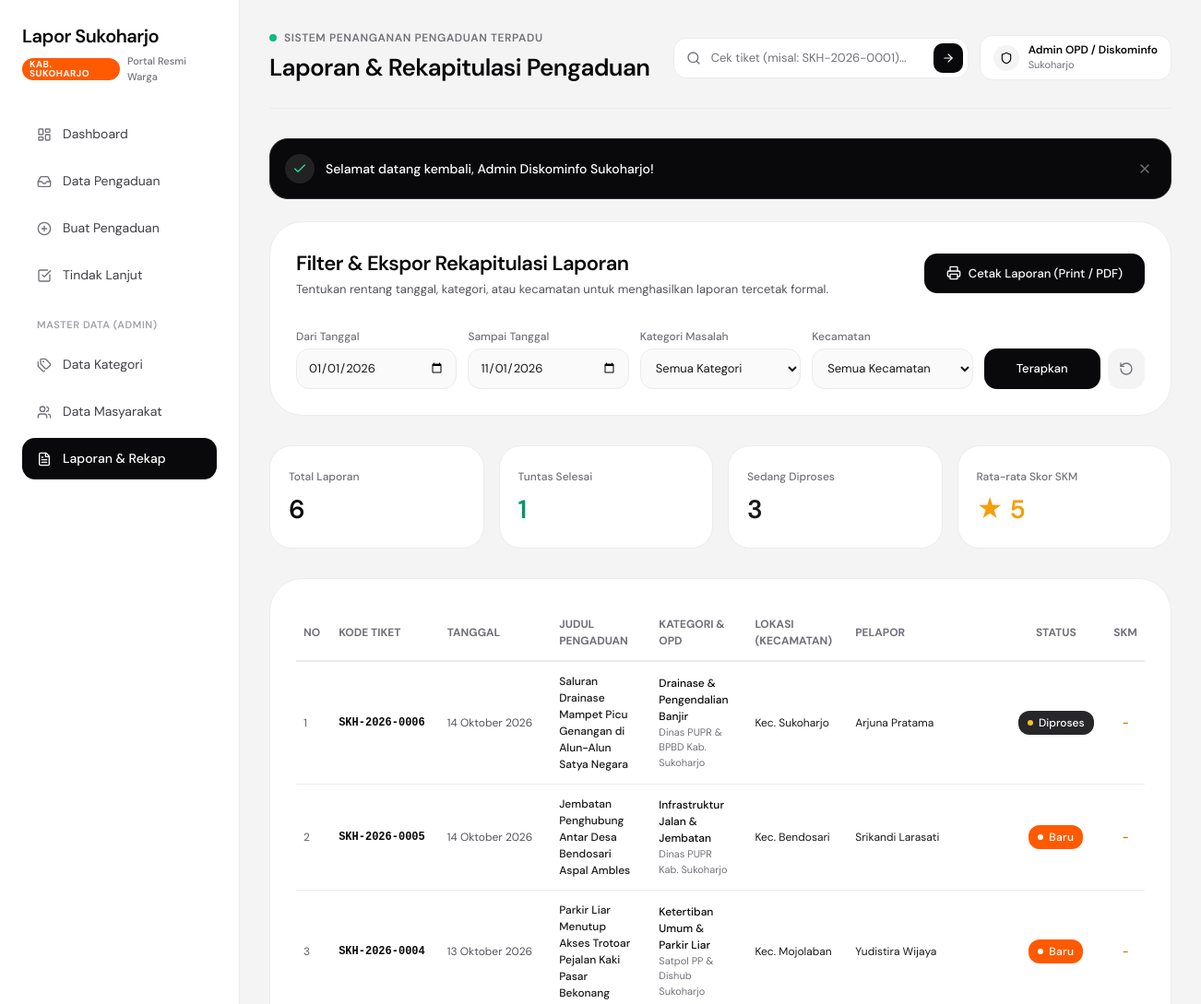
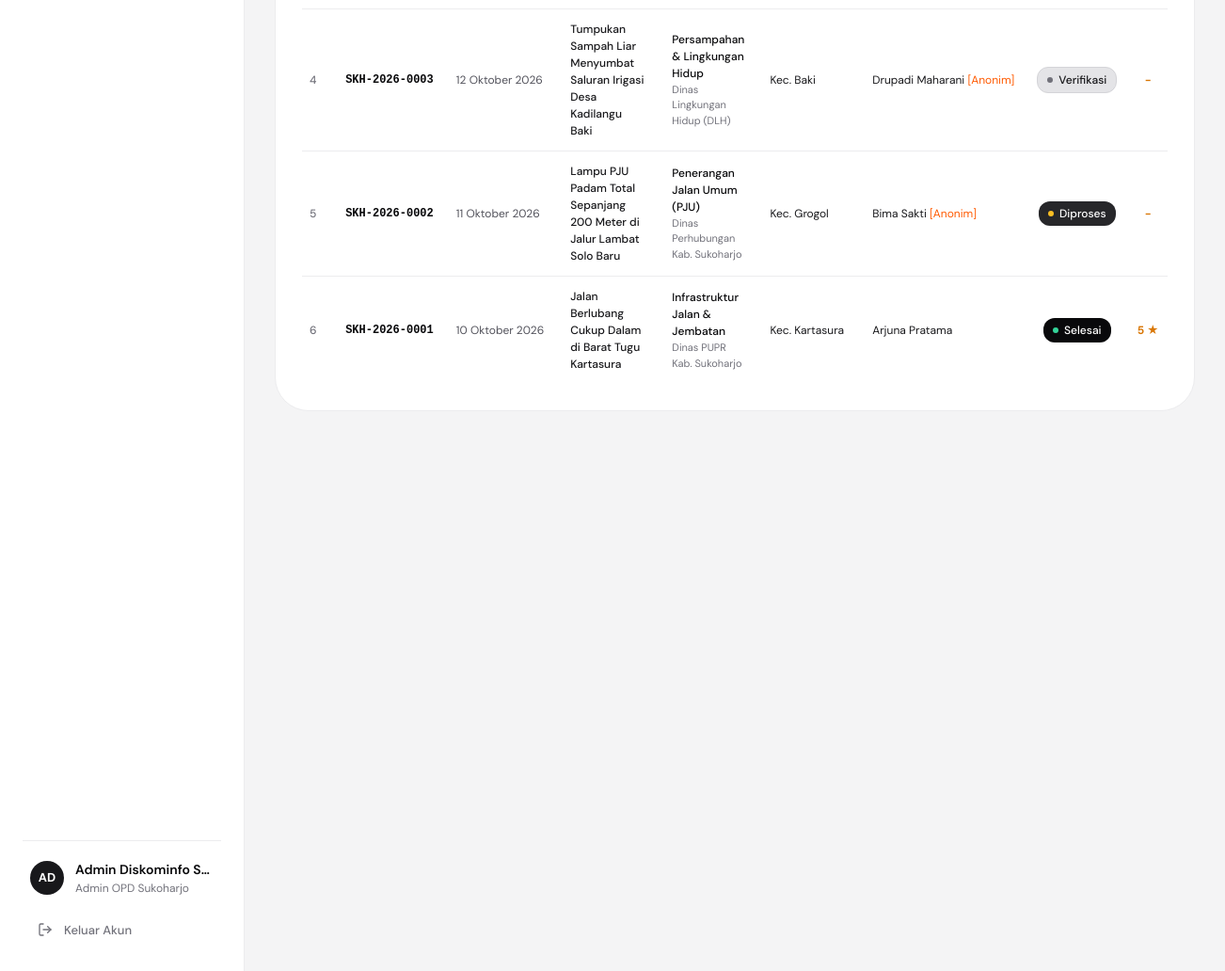
Screenshot of /laporan.php (signed in) with the database file from the repository (2 pictures, top to bottom).
### tables this page shows
CREATE TABLE `pengaduan` (
    `id_pengaduan` INT AUTO_INCREMENT PRIMARY KEY,
    `kode_tracking` VARCHAR(20) NOT NULL UNIQUE,
    `id_user` INT NOT NULL,
    `id_kategori` INT NOT NULL,
    `judul_laporan` VARCHAR(200) NOT NULL,
    `isi_laporan` TEXT NOT NULL,
    `kecamatan_lokasi` VARCHAR(100) NOT NULL,
    `alamat_detail` VARCHAR(255) NOT NULL,
    `latitude` DECIMAL(10, 7) NOT NULL DEFAULT -7.6828000,
    `longitude` DECIMAL(10, 7) NOT NULL DEFAULT 110.8407000,
    `foto_bukti_awal` VARCHAR(255) NOT NULL,
    `is_anonim` TINYINT(1) NOT NULL DEFAULT 0,
    `status` ENUM('Baru', 'Verifikasi', 'Diproses', 'Selesai', 'Ditolak') NOT NULL DEFAULT 'Baru',
    `jumlah_dukungan` INT NOT NULL DEFAULT 1,
    `rating_kepuasan` INT NULL DEFAULT NULL,
    `ulasan_warga` TEXT NULL DEFAULT NULL,
    `tanggal_lapor` DATETIME NOT NULL DEFAULT CURRENT_TIMESTAMP,
    CONSTRAINT `fk_pengaduan_user` FOREIGN KEY (`id_user`) REFERENCES `users` (`id_user`) ON DELETE CASCADE ON UPDATE CASCADE,
    CONSTRAINT `fk_pengaduan_kategori` FOREIGN KEY (`id_kategori`) REFERENCES `kategori` (`id_kategori`) ON DELETE RESTRICT ON UPDATE CASCADE
);

CREATE TABLE `kategori` (
    `id_kategori` INT AUTO_INCREMENT PRIMARY KEY,
    `nama_kategori` VARCHAR(100) NOT NULL,
    `instansi_tujuan` VARCHAR(100) NOT NULL,
    `target_sla_hari` INT NOT NULL DEFAULT 3,
    `deskripsi` TEXT NULL
);

CREATE TABLE `users` (
    `id_user` INT AUTO_INCREMENT PRIMARY KEY,
    `nik` VARCHAR(16) NOT NULL UNIQUE,
    `nama_lengkap` VARCHAR(100) NOT NULL,
    `username` VARCHAR(50) NOT NULL UNIQUE,
    `email` VARCHAR(100) NOT NULL,
    `telepon` VARCHAR(20) NOT NULL,
    `kecamatan` VARCHAR(100) NOT NULL DEFAULT 'Sukoharjo',
    `password` VARCHAR(255) NOT NULL,
    `role` ENUM('admin', 'warga') NOT NULL DEFAULT 'warga',
    `created_at` DATETIME NOT NULL DEFAULT CURRENT_TIMESTAMP
);

### laporan.php (the view, shortened to what this page needs)
<?php
require_once __DIR__ . '/config/koneksi.php';
require_once __DIR__ . '/config/auth.php';
$tgl_mulai   = trim($_GET['tgl_mulai'] ?? date('Y-01-01'));
$tgl_selesai = trim($_GET['tgl_selesai'] ?? date('Y-m-d'));
$where = ["DATE(p.tanggal_lapor) BETWEEN ? AND ?"];
$params = [$tgl_mulai, $tgl_selesai];
$types = "ss";
$where_sql = implode(" AND ", $where);
$sql = "SELECT p.*, k.nama_kategori, k.instansi_tujuan, u.nama_lengkap, u.nik
        FROM pengaduan p
        JOIN kategori k ON p.id_kategori = k.id_kategori
        JOIN users u ON p.id_user = u.id_user
        WHERE {$where_sql}
        ORDER BY p.tanggal_lapor DESC";
$stmt = mysqli_prepare($koneksi, $sql);
mysqli_stmt_bind_param($stmt, $types, ...$params);
mysqli_stmt_execute($stmt);
$result = mysqli_stmt_get_result($stmt);
$total_rekap   = 0;
$selesai_rekap = 0;
$proses_rekap  = 0;
$baru_rekap    = 0;
$ratings_sum   = 0;
$ratings_count = 0;
$data_rows = [];
while ($row = mysqli_fetch_assoc($result)) {
    $data_rows[] = $row;
    $total_rekap++;
    if ($row['status'] === 'Selesai') $selesai_rekap++;
    elseif (in_array($row['status'], ['Verifikasi', 'Diproses'])) $proses_rekap++;
    elseif ($row['status'] === 'Baru') $baru_rekap++;
    if (!empty($row['rating_kepuasan'])) {
        $ratings_sum += (int)$row['rating_kepuasan'];
        $ratings_count++;
    }
}
$avg_rating_filtered = $ratings_count > 0 ? round($ratings_sum / $ratings_count, 1) : '-';
require_once __DIR__ . '/includes/head.php';
?>
<div class="flex min-h-screen">
    <?php require_once __DIR__ . '/includes/sidebar.php'; ?>
    <main class="ml-[260px] flex-1 p-8 max-w-[1200px] w-full main-content">
        <?php require_once __DIR__ . '/includes/topbar.php'; ?>
        <?= render_flash_alerts(); ?>
        <div class="no-print bg-white rounded-[36px] border border-[#ececee] p-[28px] mb-8">
            <div class="flex flex-col sm:flex-row sm:items-center justify-between gap-4 mb-6">
                <div>
                    <h2 class="text-[22px] font-semibold text-[#09090b] tracking-tight">
                        Filter & Ekspor Rekapitulasi Laporan
                    </h2>
                    <p class="text-[13px] text-[#52525b] mt-0.5">
                        Tentukan rentang tanggal, kategori, atau kecamatan untuk menghasilkan laporan tercetak formal.
                    </p>
                </div>
                <button type="button"
                        onclick="window.print()"
                        class="bg-[#09090b] hover:bg-[#18181b] text-white px-6 py-3 rounded-[14px] text-[13px] font-medium flex items-center gap-2 transition cursor-pointer select-none shrink-0 shadow-none">
                    <i data-lucide="printer" class="w-4 h-4"></i>
                    <span>Cetak Laporan (Print / PDF)</span>
                </button>
            </div>
            <form action="laporan.php" method="GET" class="grid grid-cols-1 sm:grid-cols-2 lg:grid-cols-5 gap-3 pt-2">
                <div>
                    <label class="block text-[12px] font-medium text-[#71717a] mb-1">Dari Tanggal</label>
                    <input type="date" name="tgl_mulai" value="<?= htmlspecialchars($tgl_mulai); ?>" class="w-full h-11 px-3 bg-[#fafafa] border border-[#ececee] rounded-[14px] text-[13px] outline-none">
                </div>
                <div>
                    <label class="block text-[12px] font-medium text-[#71717a] mb-1">Sampai Tanggal</label>
                    <input type="date" name="tgl_selesai" value="<?= htmlspecialchars($tgl_selesai); ?>" class="w-full h-11 px-3 bg-[#fafafa] border border-[#ececee] rounded-[14px] text-[13px] outline-none">
                </div>
                <div>
                    <label class="block text-[12px] font-medium text-[#71717a] mb-1">Kategori Masalah</label>
                    <select name="kategori" class="w-full h-11 px-3 bg-[#fafafa] border border-[#ececee] rounded-[14px] text-[13px] outline-none cursor-pointer">
                        <option value="0">Semua Kategori</option>
                    </select>
                </div>
                <div>
                    <label class="block text-[12px] font-medium text-[#71717a] mb-1">Kecamatan</label>
                    <select name="kecamatan" class="w-full h-11 px-3 bg-[#fafafa] border border-[#ececee] rounded-[14px] text-[13px] outline-none cursor-pointer">
                        <option value="">Semua Kecamatan</option>
                    </select>
                </div>
                <div class="flex items-end gap-2">
                    <button type="submit" class="flex-1 h-11 bg-[#09090b] text-white rounded-[14px] text-[13px] font-medium hover:bg-[#18181b] transition">
                        Terapkan
                    </button>
                    <a href="laporan.php" class="h-11 px-3 bg-[#f4f4f5] text-[#71717a] hover:text-[#09090b] rounded-[14px] flex items-center justify-center transition" title="Reset Filter">
                        <i data-lucide="rotate-ccw" class="w-4 h-4"></i>
                    </a>
                </div>
            </form>
        </div>
        <div class="grid grid-cols-2 lg:grid-cols-4 gap-4 mb-8">
            <div class="bg-white rounded-[24px] border border-[#ececee] p-5">
                <span class="text-[12px] text-[#71717a] font-medium">Total Laporan</span>
                <div class="text-[28px] font-semibold text-[#09090b] mt-1"><?= $total_rekap; ?></div>
            </div>
            <div class="bg-white rounded-[24px] border border-[#ececee] p-5">
                <span class="text-[12px] text-[#71717a] font-medium">Tuntas Selesai</span>
                <div class="text-[28px] font-semibold text-emerald-600 mt-1"><?= $selesai_rekap; ?></div>
            </div>
            <div class="bg-white rounded-[24px] border border-[#ececee] p-5">
                <span class="text-[12px] text-[#71717a] font-medium">Sedang Diproses</span>
                <div class="text-[28px] font-semibold text-[#18181b] mt-1"><?= $proses_rekap; ?></div>
            </div>
            <div class="bg-white rounded-[24px] border border-[#ececee] p-5">
                <span class="text-[12px] text-[#71717a] font-medium">Rata-rata Skor SKM</span>
                <div class="text-[28px] font-semibold text-amber-500 mt-1">★ <?= $avg_rating_filtered; ?></div>
            </div>
        </div>
        <div class="bg-white rounded-[36px] border border-[#ececee] p-[28px] overflow-hidden card-awesomic">
            <div class="overflow-x-auto">
                <table class="w-full text-left border-collapse text-[12px]">
                    <thead>
                        <tr class="border-b-2 border-[#ececee] uppercase font-bold text-[#71717a]">
                            <th class="py-3 px-2">No</th>
                            <th class="py-3 px-3">Kode Tiket</th>
                            <th class="py-3 px-3">Tanggal</th>
                            <th class="py-3 px-4">Judul Pengaduan</th>
                            <th class="py-3 px-3">Kategori & OPD</th>
                            <th class="py-3 px-3">Lokasi (Kecamatan)</th>
                            <th class="py-3 px-3">Pelapor</th>
                            <th class="py-3 px-3 text-center">Status</th>
                            <th class="py-3 px-2 text-center">SKM</th>
                        </tr>
                    </thead>
                    <tbody class="divide-y divide-[#ececee]">
                        <?php if (count($data_rows) > 0): ?>
                            <?php $no = 1; foreach ($data_rows as $row): ?>
                                <tr class="hover:bg-[#fafafa] transition">
                                    <td class="py-3 px-2 text-[#71717a] font-medium"><?= $no++; ?></td>
                                    <td class="py-3 px-3 font-mono font-bold text-[#09090b] whitespace-nowrap">
                                        <?= htmlspecialchars($row['kode_tracking']); ?>
                                    </td>
                                    <td class="py-3 px-3 text-[#52525b] whitespace-nowrap">
                                        <?= format_tanggal_pendek($row['tanggal_lapor']); ?>
                                    </td>
                                    <td class="py-3 px-4 max-w-xs font-medium text-[#18181b]">
                                        <?= htmlspecialchars($row['judul_laporan']); ?>
                                    </td>
                                    <td class="py-3 px-3">
                                        <div class="font-medium text-[#09090b]"><?= htmlspecialchars($row['nama_kategori']); ?></div>
                                        <div class="text-[11px] text-[#71717a]"><?= htmlspecialchars($row['instansi_tujuan']); ?></div>
                                    </td>
                                    <td class="py-3 px-3 whitespace-nowrap">
                                        Kec. <?= htmlspecialchars($row['kecamatan_lokasi']); ?>
                                    </td>
                                    <td class="py-3 px-3 whitespace-nowrap">
                                        <?php if ($row['is_anonim'] == 1): ?>
                                            <?= $isAdmin ? htmlspecialchars($row['nama_lengkap']) . ' <span class="text-[#ff5a00]">[Anonim]</span>' : '<span class="italic text-[#71717a]">Anonim</span>'; ?>
                                        <?php else: ?>
                                            <?= htmlspecialchars($row['nama_lengkap']); ?>
                                        <?php endif; ?>
                                    </td>
                                    <td class="py-3 px-3 text-center whitespace-nowrap">
                                        <?= render_status_badge($row['status']); ?>
                                    </td>
                                    <td class="py-3 px-2 text-center whitespace-nowrap font-bold text-amber-600">
                                        <?= !empty($row['rating_kepuasan']) ? $row['rating_kepuasan'] . ' ★' : '-'; ?>
                                    </td>
                                </tr>
                            <?php endforeach; ?>
                        <?php endif; ?>
                    </tbody>
                </table>
            </div>
        </div>
    </main>
</div>
<?php require_once __DIR__ . '/includes/footer.php'; ?>

### config/koneksi.php (shortened to what this page needs)
<?php
function format_tanggal_pendek($datetime) {
    $timestamp = strtotime($datetime);
    $bulan = [
        1 => 'Januari', 2 => 'Februari', 3 => 'Maret', 4 => 'April', 5 => 'Mei', 6 => 'Juni',
        7 => 'Juli', 8 => 'Agustus', 9 => 'September', 10 => 'Oktober', 11 => 'November', 12 => 'Desember'
    ];
    $tgl = date('d', $timestamp);
    $bln = $bulan[(int)date('m', $timestamp)];
    $thn = date('Y', $timestamp);
    return "{$tgl} {$bln} {$thn}";
}
function render_status_badge($status) {
    switch ($status) {
        case 'Baru':
            return '<span class="inline-flex items-center gap-1.5 bg-[#ff5a00] text-white rounded-[12px] px-2.5 py-1 text-[12px] font-medium tracking-wide">
                        <span class="w-1.5 h-1.5 rounded-full bg-white animate-pulse"></span> Baru
                    </span>';
        case 'Verifikasi':
            return '<span class="inline-flex items-center gap-1.5 bg-[#e4e4e7] text-[#18181b] border border-[#d4d4d8] rounded-[12px] px-2.5 py-1 text-[12px] font-medium">
                        <span class="w-1.5 h-1.5 rounded-full bg-[#71717a]"></span> Verifikasi
                    </span>';
        case 'Diproses':
            return '<span class="inline-flex items-center gap-1.5 bg-[#27272a] text-white rounded-[12px] px-2.5 py-1 text-[12px] font-medium">
                        <span class="w-1.5 h-1.5 rounded-full bg-amber-400"></span> Diproses
                    </span>';
        case 'Selesai':
            return '<span class="inline-flex items-center gap-1.5 bg-[#09090b] text-white rounded-[12px] px-2.5 py-1 text-[12px] font-medium">
                        <span class="w-1.5 h-1.5 rounded-full bg-emerald-400"></span> Selesai
                    </span>';
    }
}

### includes/head.php (style rules this page uses)
body { font-family: 'DM Sans', -apple-system, BlinkMacSystemFont, "Segoe UI", Roboto, sans-serif; -webkit-font-smoothing: antialiased; -moz-osx-font-smoothing: grayscale; }
.shadow-none, .card-awesomic { box-shadow: none !important; }

### rows the page displays
pengaduan: kode_tracking "SKH-2026-0006", tanggal_lapor "14 Oktober 2026", judul_laporan "Saluran Drainase Mampet Picu Genangan di Alun-Alun Satya Negara", id_kategori.nama_kategori "Drainase & Pengendalian Banjir", id_kategori.instansi_tujuan "Dinas PUPR & BPBD Kab. Sukoharjo", kecamatan_lokasi "Sukoharjo", id_user.nama_lengkap "Arjuna Pratama", status "Diproses" (drawn)
pengaduan: kode_tracking "SKH-2026-0005", tanggal_lapor "14 Oktober 2026", judul_laporan "Jembatan Penghubung Antar Desa Bendosari Aspal Ambles", id_kategori.nama_kategori "Infrastruktur Jalan & Jembatan", id_kategori.instansi_tujuan "Dinas PUPR Kab. Sukoharjo", kecamatan_lokasi "Bendosari", id_user.nama_lengkap "Srikandi Larasati", status "Baru" (drawn)
pengaduan: kode_tracking "SKH-2026-0004", tanggal_lapor "13 Oktober 2026", judul_laporan "Parkir Liar Menutup Akses Trotoar Pejalan Kaki Pasar Bekonang", id_kategori.nama_kategori "Ketertiban Umum & Parkir Liar", id_kategori.instansi_tujuan "Satpol PP & Dishub Sukoharjo", kecamatan_lokasi "Mojolaban", id_user.nama_lengkap "Yudistira Wijaya", status "Baru" (drawn)
pengaduan: kode_tracking "SKH-2026-0003", tanggal_lapor "12 Oktober 2026", judul_laporan "Tumpukan Sampah Liar Menyumbat Saluran Irigasi Desa Kadilangu Baki", id_kategori.nama_kategori "Persampahan & Lingkungan Hidup", id_kategori.instansi_tujuan "Dinas Lingkungan Hidup (DLH)", kecamatan_lokasi "Baki", id_user.nama_lengkap "Drupadi Maharani", status "Verifikasi" (drawn)
pengaduan: kode_tracking "SKH-2026-0002", tanggal_lapor "11 Oktober 2026", judul_laporan "Lampu PJU Padam Total Sepanjang 200 Meter di Jalur Lambat Solo Baru", id_kategori.nama_kategori "Penerangan Jalan Umum (PJU)", id_kategori.instansi_tujuan "Dinas Perhubungan Kab. Sukoharjo", kecamatan_lokasi "Grogol", id_user.nama_lengkap "Bima Sakti", status "Diproses" (drawn)
pengaduan: kode_tracking "SKH-2026-0001", tanggal_lapor "10 Oktober 2026", judul_laporan "Jalan Berlubang Cukup Dalam di Barat Tugu Kartasura", id_kategori.nama_kategori "Infrastruktur Jalan & Jembatan", id_kategori.instansi_tujuan "Dinas PUPR Kab. Sukoharjo", kecamatan_lokasi "Kartasura", id_user.nama_lengkap "Arjuna Pratama", status "Selesai" (drawn), rating_kepuasan "5"

### other values shown
substr($user['nama_lengkap'], 0, 2) "AD"
$user['nama_lengkap'] "Admin Diskominfo S…"
$page_heading "Laporan & Rekapitulasi Pengaduan"
$user['kecamatan'] "Sukoharjo"
$msg "Selamat datang kembali, Admin Diskominfo Sukoharjo!"
$total_rekap "6"
$selesai_rekap "1"
$proses_rekap "3"
$avg_rating_filtered "5"
